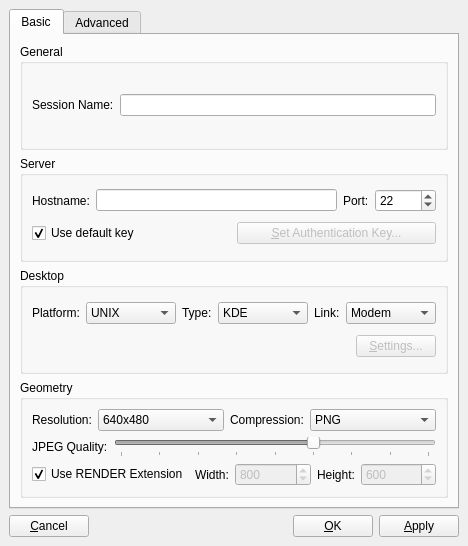
<ui version="4.0" >
 <class>SettingsDialog</class>
 <widget class="QDialog" name="SettingsDialog" >
  <property name="geometry" >
   <rect>
    <x>0</x>
    <y>0</y>
    <width>468</width>
    <height>546</height>
   </rect>
  </property>
  <property name="windowTitle" >
   <string>QtNX Settings</string>
  </property>
  <property name="modal" >
   <bool>true</bool>
  </property>
  <layout class="QVBoxLayout" >
   <property name="spacing" >
    <number>6</number>
   </property>
   <property name="leftMargin" >
    <number>9</number>
   </property>
   <property name="topMargin" >
    <number>9</number>
   </property>
   <property name="rightMargin" >
    <number>9</number>
   </property>
   <property name="bottomMargin" >
    <number>9</number>
   </property>
   <item>
    <widget class="QTabWidget" name="layoutTabs" >
     <property name="currentIndex" >
      <number>0</number>
     </property>
     <widget class="QWidget" name="basicTab" >
      <attribute name="title" >
       <string>Basic</string>
      </attribute>
      <layout class="QVBoxLayout" >
       <property name="spacing" >
        <number>6</number>
       </property>
       <property name="leftMargin" >
        <number>9</number>
       </property>
       <property name="topMargin" >
        <number>9</number>
       </property>
       <property name="rightMargin" >
        <number>9</number>
       </property>
       <property name="bottomMargin" >
        <number>9</number>
       </property>
       <item>
        <widget class="QGroupBox" name="generalGroup" >
         <property name="title" >
          <string>General</string>
         </property>
         <layout class="QVBoxLayout" >
          <property name="spacing" >
           <number>6</number>
          </property>
          <property name="leftMargin" >
           <number>9</number>
          </property>
          <property name="topMargin" >
           <number>9</number>
          </property>
          <property name="rightMargin" >
           <number>9</number>
          </property>
          <property name="bottomMargin" >
           <number>9</number>
          </property>
          <item>
           <layout class="QHBoxLayout" >
            <property name="spacing" >
             <number>6</number>
            </property>
            <property name="leftMargin" >
             <number>0</number>
            </property>
            <property name="topMargin" >
             <number>0</number>
            </property>
            <property name="rightMargin" >
             <number>0</number>
            </property>
            <property name="bottomMargin" >
             <number>0</number>
            </property>
            <item>
             <widget class="QLabel" name="sessionNameLabel" >
              <property name="sizePolicy" >
               <sizepolicy vsizetype="Preferred" hsizetype="Fixed" >
                <horstretch>0</horstretch>
                <verstretch>0</verstretch>
               </sizepolicy>
              </property>
              <property name="text" >
               <string>Session Name:</string>
              </property>
             </widget>
            </item>
            <item>
             <widget class="QLineEdit" name="sessionName" />
            </item>
           </layout>
          </item>
         </layout>
        </widget>
       </item>
       <item>
        <widget class="QGroupBox" name="serverGroup" >
         <property name="title" >
          <string>Server</string>
         </property>
         <layout class="QVBoxLayout" >
          <property name="spacing" >
           <number>6</number>
          </property>
          <property name="leftMargin" >
           <number>9</number>
          </property>
          <property name="topMargin" >
           <number>9</number>
          </property>
          <property name="rightMargin" >
           <number>9</number>
          </property>
          <property name="bottomMargin" >
           <number>9</number>
          </property>
          <item>
           <layout class="QHBoxLayout" >
            <property name="spacing" >
             <number>6</number>
            </property>
            <property name="leftMargin" >
             <number>0</number>
            </property>
            <property name="topMargin" >
             <number>0</number>
            </property>
            <property name="rightMargin" >
             <number>0</number>
            </property>
            <property name="bottomMargin" >
             <number>0</number>
            </property>
            <item>
             <widget class="QLabel" name="hostnameLabel" >
              <property name="sizePolicy" >
               <sizepolicy vsizetype="Preferred" hsizetype="Fixed" >
                <horstretch>0</horstretch>
                <verstretch>0</verstretch>
               </sizepolicy>
              </property>
              <property name="text" >
               <string>Hostname:</string>
              </property>
             </widget>
            </item>
            <item>
             <widget class="QLineEdit" name="hostname" />
            </item>
            <item>
             <widget class="QLabel" name="portLabel" >
              <property name="sizePolicy" >
               <sizepolicy vsizetype="Preferred" hsizetype="Fixed" >
                <horstretch>0</horstretch>
                <verstretch>0</verstretch>
               </sizepolicy>
              </property>
              <property name="text" >
               <string>Port:</string>
              </property>
             </widget>
            </item>
            <item>
             <widget class="QSpinBox" name="port" >
              <property name="minimum" >
               <number>1</number>
              </property>
              <property name="maximum" >
               <number>65535</number>
              </property>
              <property name="value" >
               <number>22</number>
              </property>
             </widget>
            </item>
           </layout>
          </item>
          <item>
           <layout class="QHBoxLayout" >
            <property name="spacing" >
             <number>6</number>
            </property>
            <property name="leftMargin" >
             <number>0</number>
            </property>
            <property name="topMargin" >
             <number>0</number>
            </property>
            <property name="rightMargin" >
             <number>0</number>
            </property>
            <property name="bottomMargin" >
             <number>0</number>
            </property>
            <item>
             <widget class="QCheckBox" name="defaultKey" >
              <property name="text" >
               <string>Use default key</string>
              </property>
              <property name="checked" >
               <bool>true</bool>
              </property>
             </widget>
            </item>
            <item>
             <widget class="QPushButton" name="setAuthKeyButton" >
              <property name="enabled" >
               <bool>false</bool>
              </property>
              <property name="text" >
               <string>&amp;Set Authentication Key...</string>
              </property>
             </widget>
            </item>
           </layout>
          </item>
         </layout>
        </widget>
       </item>
       <item>
        <widget class="QGroupBox" name="desktopGroup" >
         <property name="title" >
          <string>Desktop</string>
         </property>
         <layout class="QVBoxLayout" >
          <property name="spacing" >
           <number>6</number>
          </property>
          <property name="leftMargin" >
           <number>9</number>
          </property>
          <property name="topMargin" >
           <number>9</number>
          </property>
          <property name="rightMargin" >
           <number>9</number>
          </property>
          <property name="bottomMargin" >
           <number>9</number>
          </property>
          <item>
           <layout class="QHBoxLayout" >
            <property name="spacing" >
             <number>6</number>
            </property>
            <property name="leftMargin" >
             <number>0</number>
            </property>
            <property name="topMargin" >
             <number>0</number>
            </property>
            <property name="rightMargin" >
             <number>0</number>
            </property>
            <property name="bottomMargin" >
             <number>0</number>
            </property>
            <item>
             <widget class="QLabel" name="platformLabel" >
              <property name="sizePolicy" >
               <sizepolicy vsizetype="Preferred" hsizetype="Fixed" >
                <horstretch>0</horstretch>
                <verstretch>0</verstretch>
               </sizepolicy>
              </property>
              <property name="text" >
               <string>Platform:</string>
              </property>
             </widget>
            </item>
            <item>
             <widget class="QComboBox" name="platform" >
              <item>
               <property name="text" >
                <string>UNIX</string>
               </property>
              </item>
              <item>
               <property name="text" >
                <string>Windows</string>
               </property>
              </item>
              <item>
               <property name="text" >
                <string>VNC Proxy</string>
               </property>
              </item>
             </widget>
            </item>
            <item>
             <widget class="QLabel" name="typeLabel" >
              <property name="sizePolicy" >
               <sizepolicy vsizetype="Preferred" hsizetype="Fixed" >
                <horstretch>0</horstretch>
                <verstretch>0</verstretch>
               </sizepolicy>
              </property>
              <property name="text" >
               <string>Type:</string>
              </property>
             </widget>
            </item>
            <item>
             <widget class="QComboBox" name="type" >
              <item>
               <property name="text" >
                <string>KDE</string>
               </property>
              </item>
              <item>
               <property name="text" >
                <string>GNOME</string>
               </property>
              </item>
              <item>
               <property name="text" >
                <string>CDE</string>
               </property>
              </item>
              <item>
               <property name="text" >
                <string>XDM</string>
               </property>
              </item>
              <item>
               <property name="text" >
                <string>Custom</string>
               </property>
              </item>
             </widget>
            </item>
            <item>
             <widget class="QLabel" name="linkLabel" >
              <property name="sizePolicy" >
               <sizepolicy vsizetype="Preferred" hsizetype="Fixed" >
                <horstretch>0</horstretch>
                <verstretch>0</verstretch>
               </sizepolicy>
              </property>
              <property name="text" >
               <string>Link:</string>
              </property>
             </widget>
            </item>
            <item>
             <widget class="QComboBox" name="link" >
              <item>
               <property name="text" >
                <string>Modem</string>
               </property>
              </item>
              <item>
               <property name="text" >
                <string>ISDN</string>
               </property>
              </item>
              <item>
               <property name="text" >
                <string>ADSL</string>
               </property>
              </item>
              <item>
               <property name="text" >
                <string>WAN</string>
               </property>
              </item>
              <item>
               <property name="text" >
                <string>LAN</string>
               </property>
              </item>
             </widget>
            </item>
           </layout>
          </item>
          <item>
           <layout class="QHBoxLayout" >
            <property name="spacing" >
             <number>6</number>
            </property>
            <property name="leftMargin" >
             <number>0</number>
            </property>
            <property name="topMargin" >
             <number>0</number>
            </property>
            <property name="rightMargin" >
             <number>0</number>
            </property>
            <property name="bottomMargin" >
             <number>0</number>
            </property>
            <item>
             <spacer>
              <property name="orientation" >
               <enum>Qt::Horizontal</enum>
              </property>
              <property name="sizeHint" >
               <size>
                <width>173</width>
                <height>20</height>
               </size>
              </property>
             </spacer>
            </item>
            <item>
             <widget class="QPushButton" name="desktopSettingButton" >
              <property name="enabled" >
               <bool>false</bool>
              </property>
              <property name="text" >
               <string>&amp;Settings...</string>
              </property>
             </widget>
            </item>
           </layout>
          </item>
         </layout>
        </widget>
       </item>
       <item>
        <widget class="QGroupBox" name="groupBox" >
         <property name="title" >
          <string>Geometry</string>
         </property>
         <layout class="QVBoxLayout" >
          <property name="spacing" >
           <number>6</number>
          </property>
          <property name="leftMargin" >
           <number>9</number>
          </property>
          <property name="topMargin" >
           <number>9</number>
          </property>
          <property name="rightMargin" >
           <number>9</number>
          </property>
          <property name="bottomMargin" >
           <number>9</number>
          </property>
          <item>
           <layout class="QHBoxLayout" >
            <property name="spacing" >
             <number>6</number>
            </property>
            <property name="leftMargin" >
             <number>0</number>
            </property>
            <property name="topMargin" >
             <number>0</number>
            </property>
            <property name="rightMargin" >
             <number>0</number>
            </property>
            <property name="bottomMargin" >
             <number>0</number>
            </property>
            <item>
             <widget class="QLabel" name="resolutionLabel" >
              <property name="sizePolicy" >
               <sizepolicy vsizetype="Preferred" hsizetype="Fixed" >
                <horstretch>0</horstretch>
                <verstretch>0</verstretch>
               </sizepolicy>
              </property>
              <property name="text" >
               <string>Resolution:</string>
              </property>
             </widget>
            </item>
            <item>
             <widget class="QComboBox" name="resolution" >
              <item>
               <property name="text" >
                <string>640x480</string>
               </property>
              </item>
              <item>
               <property name="text" >
                <string>800x600</string>
               </property>
              </item>
              <item>
               <property name="text" >
                <string>1024x768</string>
               </property>
              </item>
              <item>
               <property name="text" >
                <string>Fullscreen</string>
               </property>
              </item>
              <item>
               <property name="text" >
                <string>Custom</string>
               </property>
              </item>
             </widget>
            </item>
            <item>
             <widget class="QLabel" name="compressionLabel" >
              <property name="sizePolicy" >
               <sizepolicy vsizetype="Preferred" hsizetype="Fixed" >
                <horstretch>0</horstretch>
                <verstretch>0</verstretch>
               </sizepolicy>
              </property>
              <property name="text" >
               <string>Compression:</string>
              </property>
             </widget>
            </item>
            <item>
             <widget class="QComboBox" name="imageCompressionType" >
              <item>
               <property name="text" >
                <string>PNG</string>
               </property>
              </item>
              <item>
               <property name="text" >
                <string>JPEG</string>
               </property>
              </item>
              <item>
               <property name="text" >
                <string>Raw X11</string>
               </property>
              </item>
             </widget>
            </item>
           </layout>
          </item>
          <item>
           <layout class="QHBoxLayout" >
            <property name="spacing" >
             <number>6</number>
            </property>
            <property name="leftMargin" >
             <number>0</number>
            </property>
            <property name="topMargin" >
             <number>0</number>
            </property>
            <property name="rightMargin" >
             <number>0</number>
            </property>
            <property name="bottomMargin" >
             <number>0</number>
            </property>
            <item>
             <widget class="QLabel" name="qualityLabel" >
              <property name="sizePolicy" >
               <sizepolicy vsizetype="Preferred" hsizetype="Fixed" >
                <horstretch>0</horstretch>
                <verstretch>0</verstretch>
               </sizepolicy>
              </property>
              <property name="text" >
               <string>JPEG Quality:</string>
              </property>
             </widget>
            </item>
            <item>
             <widget class="QSlider" name="imageQualityLevel" >
              <property name="enabled" >
               <bool>false</bool>
              </property>
              <property name="minimum" >
               <number>1</number>
              </property>
              <property name="maximum" >
               <number>9</number>
              </property>
              <property name="pageStep" >
               <number>9</number>
              </property>
              <property name="value" >
               <number>6</number>
              </property>
              <property name="orientation" >
               <enum>Qt::Horizontal</enum>
              </property>
              <property name="tickPosition" >
               <enum>QSlider::TicksBelow</enum>
              </property>
              <property name="tickInterval" >
               <number>1</number>
              </property>
             </widget>
            </item>
           </layout>
          </item>
          <item>
           <layout class="QHBoxLayout" >
            <property name="spacing" >
             <number>6</number>
            </property>
            <property name="leftMargin" >
             <number>0</number>
            </property>
            <property name="topMargin" >
             <number>0</number>
            </property>
            <property name="rightMargin" >
             <number>0</number>
            </property>
            <property name="bottomMargin" >
             <number>0</number>
            </property>
            <item>
             <widget class="QCheckBox" name="render" >
              <property name="text" >
               <string>Use RENDER Extension</string>
              </property>
              <property name="checked" >
               <bool>true</bool>
              </property>
             </widget>
            </item>
            <item>
             <widget class="QLabel" name="widthLabel" >
              <property name="sizePolicy" >
               <sizepolicy vsizetype="Preferred" hsizetype="Fixed" >
                <horstretch>0</horstretch>
                <verstretch>0</verstretch>
               </sizepolicy>
              </property>
              <property name="text" >
               <string>Width:</string>
              </property>
             </widget>
            </item>
            <item>
             <widget class="QSpinBox" name="width" >
              <property name="enabled" >
               <bool>false</bool>
              </property>
              <property name="maximum" >
               <number>9999</number>
              </property>
              <property name="value" >
               <number>800</number>
              </property>
             </widget>
            </item>
            <item>
             <widget class="QLabel" name="heightLabel" >
              <property name="sizePolicy" >
               <sizepolicy vsizetype="Preferred" hsizetype="Fixed" >
                <horstretch>0</horstretch>
                <verstretch>0</verstretch>
               </sizepolicy>
              </property>
              <property name="text" >
               <string>Height:</string>
              </property>
             </widget>
            </item>
            <item>
             <widget class="QSpinBox" name="height" >
              <property name="enabled" >
               <bool>false</bool>
              </property>
              <property name="maximum" >
               <number>9999</number>
              </property>
              <property name="value" >
               <number>600</number>
              </property>
             </widget>
            </item>
           </layout>
          </item>
         </layout>
        </widget>
       </item>
      </layout>
     </widget>
     <widget class="QWidget" name="advancedTab" >
      <attribute name="title" >
       <string>Advanced</string>
      </attribute>
      <layout class="QVBoxLayout" >
       <property name="spacing" >
        <number>6</number>
       </property>
       <property name="leftMargin" >
        <number>9</number>
       </property>
       <property name="topMargin" >
        <number>9</number>
       </property>
       <property name="rightMargin" >
        <number>9</number>
       </property>
       <property name="bottomMargin" >
        <number>9</number>
       </property>
       <item>
        <widget class="QGroupBox" name="networkGroup" >
         <property name="title" >
          <string>Network</string>
         </property>
         <layout class="QVBoxLayout" >
          <property name="spacing" >
           <number>6</number>
          </property>
          <property name="leftMargin" >
           <number>9</number>
          </property>
          <property name="topMargin" >
           <number>9</number>
          </property>
          <property name="rightMargin" >
           <number>9</number>
          </property>
          <property name="bottomMargin" >
           <number>9</number>
          </property>
          <item>
           <widget class="QCheckBox" name="encryption" >
            <property name="text" >
             <string>Use SSH Tunneling</string>
            </property>
            <property name="checked" >
             <bool>true</bool>
            </property>
           </widget>
          </item>
         </layout>
        </widget>
       </item>
       <item>
        <widget class="QGroupBox" name="cacheGroup" >
         <property name="title" >
          <string>Cache</string>
         </property>
         <layout class="QVBoxLayout" >
          <property name="spacing" >
           <number>6</number>
          </property>
          <property name="leftMargin" >
           <number>9</number>
          </property>
          <property name="topMargin" >
           <number>9</number>
          </property>
          <property name="rightMargin" >
           <number>9</number>
          </property>
          <property name="bottomMargin" >
           <number>9</number>
          </property>
          <item>
           <layout class="QHBoxLayout" >
            <property name="spacing" >
             <number>6</number>
            </property>
            <property name="leftMargin" >
             <number>0</number>
            </property>
            <property name="topMargin" >
             <number>0</number>
            </property>
            <property name="rightMargin" >
             <number>0</number>
            </property>
            <property name="bottomMargin" >
             <number>0</number>
            </property>
            <item>
             <widget class="QLabel" name="memoryLabel" >
              <property name="sizePolicy" >
               <sizepolicy vsizetype="Preferred" hsizetype="Fixed" >
                <horstretch>0</horstretch>
                <verstretch>0</verstretch>
               </sizepolicy>
              </property>
              <property name="text" >
               <string>Memory:</string>
              </property>
             </widget>
            </item>
            <item>
             <widget class="QSpinBox" name="memoryCache" >
              <property name="maximum" >
               <number>128</number>
              </property>
              <property name="value" >
               <number>8</number>
              </property>
             </widget>
            </item>
            <item>
             <widget class="QLabel" name="memoryMBLabel" >
              <property name="text" >
               <string>MB</string>
              </property>
             </widget>
            </item>
            <item>
             <widget class="QLabel" name="diskLabel" >
              <property name="sizePolicy" >
               <sizepolicy vsizetype="Preferred" hsizetype="Fixed" >
                <horstretch>0</horstretch>
                <verstretch>0</verstretch>
               </sizepolicy>
              </property>
              <property name="text" >
               <string>Disk:</string>
              </property>
             </widget>
            </item>
            <item>
             <widget class="QSpinBox" name="diskCache" >
              <property name="maximum" >
               <number>128</number>
              </property>
              <property name="value" >
               <number>32</number>
              </property>
             </widget>
            </item>
            <item>
             <widget class="QLabel" name="diskMBLabel" >
              <property name="text" >
               <string>MB</string>
              </property>
             </widget>
            </item>
           </layout>
          </item>
         </layout>
        </widget>
       </item>
       <item>
        <spacer>
         <property name="orientation" >
          <enum>Qt::Vertical</enum>
         </property>
         <property name="sizeHint" >
          <size>
           <width>20</width>
           <height>40</height>
          </size>
         </property>
        </spacer>
       </item>
      </layout>
     </widget>
    </widget>
   </item>
   <item>
    <layout class="QHBoxLayout" >
     <property name="spacing" >
      <number>6</number>
     </property>
     <property name="leftMargin" >
      <number>0</number>
     </property>
     <property name="topMargin" >
      <number>0</number>
     </property>
     <property name="rightMargin" >
      <number>0</number>
     </property>
     <property name="bottomMargin" >
      <number>0</number>
     </property>
     <item>
      <widget class="QPushButton" name="cancelButton" >
       <property name="text" >
        <string>&amp;Cancel</string>
       </property>
      </widget>
     </item>
     <item>
      <spacer>
       <property name="orientation" >
        <enum>Qt::Horizontal</enum>
       </property>
       <property name="sizeHint" >
        <size>
         <width>40</width>
         <height>20</height>
        </size>
       </property>
      </spacer>
     </item>
     <item>
      <widget class="QPushButton" name="okButton" >
       <property name="text" >
        <string>&amp;OK</string>
       </property>
      </widget>
     </item>
     <item>
      <widget class="QPushButton" name="applyButton" >
       <property name="text" >
        <string>&amp;Apply</string>
       </property>
      </widget>
     </item>
    </layout>
   </item>
  </layout>
 </widget>
 <resources/>
 <connections/>
</ui>
